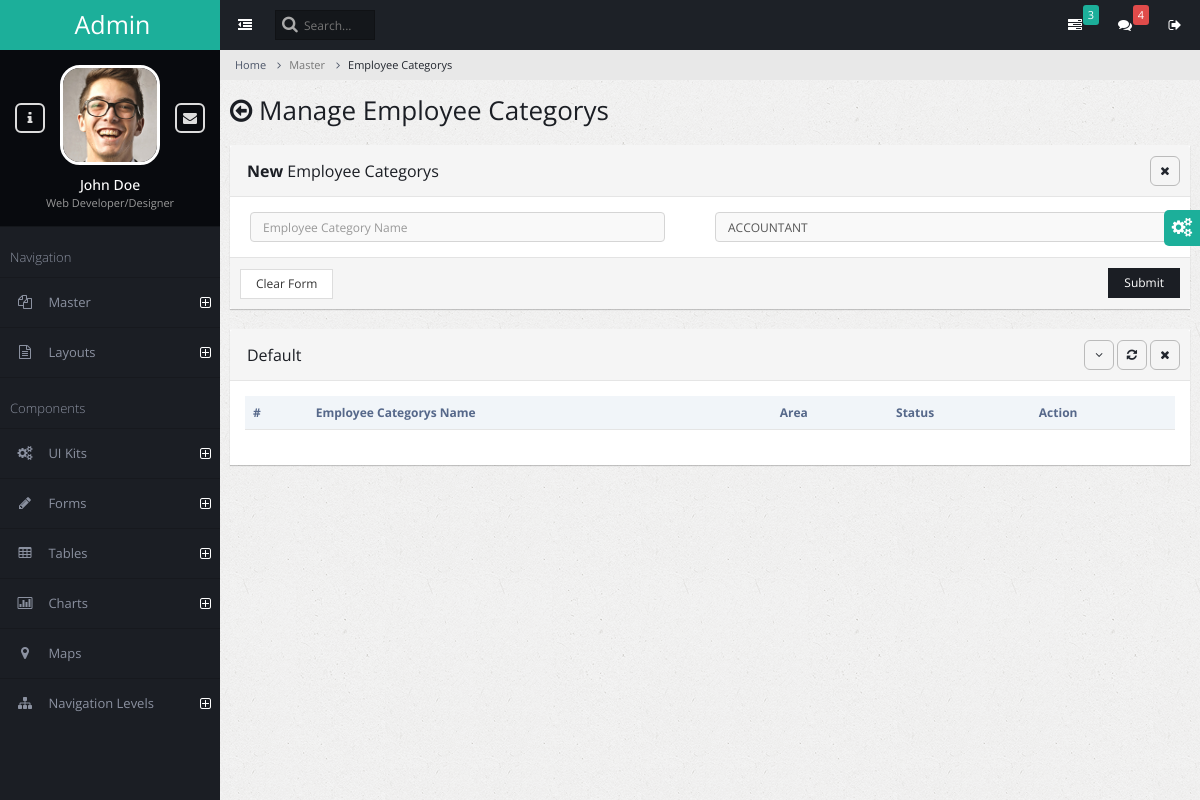
Page /employee-category/ on the earlier database version.
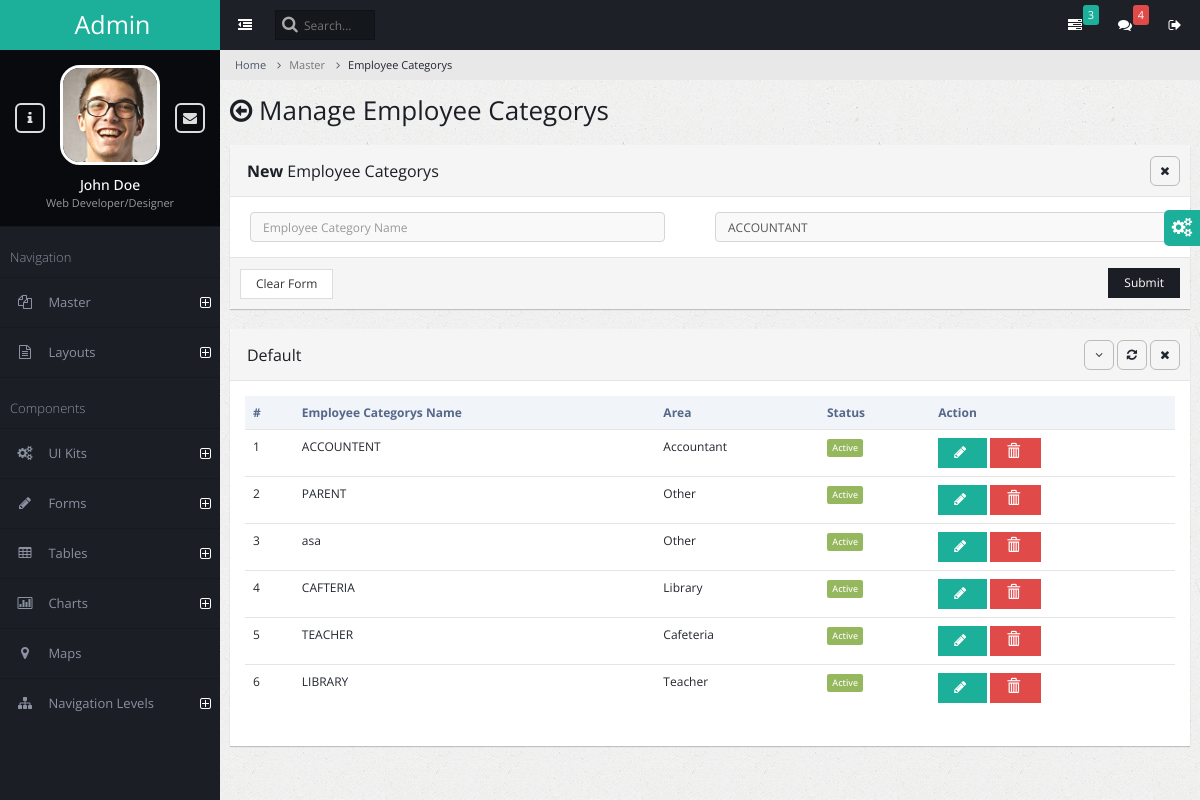
Same page on the later database version.
### admin_master/models.py (models this page shows)
class AcademicEmployeeCategory(models.Model):
    EMPLOYEE_CATEGORY_CHOICES = [
        (1, 'Accountant'),
        (2, 'Cafeteria'),
        (3, 'Teacher'),
        (4, 'Library'),
        (5, 'Other'),
    ]
    employee_category_name = models.CharField(max_length=255)
    employee_category_area = models.IntegerField(choices=EMPLOYEE_CATEGORY_CHOICES)
    is_active = models.BooleanField(default=True)

### admin_master/views.py (the view, shortened to what this page needs)
# urls.py: path('employee-category/', views.employee_category_manage,name="employee-category"),
def employee_category_manage(request):
    success_message=None
    error_message = None
    academic_employee_category = AcademicEmployeeCategory.objects.all()
    context = {
        'errormessage': error_message,
        'successmessage': success_message,
        'academic_employee_categorys': academic_employee_category,
        'settings': settings
    }
    return render(request, 'employee_category_manage.html', context)

### admin_master/templates/employee_category_manage.html (shortened to what this page needs)
{% extends 'admin_base.html' %}
{% block content %}
{% load static %}
<ul class="breadcrumb">
    <li><a href="#">Home</a></li>
    <li class="active">Master</li>
    <li class="active">Employee Categorys</li>
</ul>
<div class="page-title">
    <h2><span class="fa fa-arrow-circle-o-left"></span> Manage Employee Categorys</h2>
</div>
<div class="page-content-wrap">
    <div class="row">
        <div class="col-md-12">
            <form class="form-horizontal" method="post" enctype="multipart/form-data">
            <div class="panel panel-default">
                <div class="panel-heading">
                    <h3 class="panel-title"><strong>New </strong> Employee Categorys</h3>
                    <ul class="panel-controls">
                        <li><a href="#" class="panel-remove"><span class="fa fa-times"></span></a></li>
                    </ul>
                </div>
                <div class="panel-body">
                    <div class="row">
                        <div class="col-md-6">
                            <div class="form-group">
                                <div class="col-md-11 col-xs-12">
                                    <input type="text" name="category_name" required autofocus class="form-control" placeholder="Employee Category Name"/>
                                </div>
                            </div>
                        </div>
                        <div class="col-md-6">
                            <div class="form-group">
                                <div class="col-md-12 col-xs-12">
                                    <select class="form-control select" name="category_area">
                                        <option value="{{ settings.EMPLOYEE_CATEGORY_ACCOUNTANT }}">ACCOUNTANT</option>
                                    </select>
                                </div>
                            </div>
                        </div>
                    </div>
                </div>
                <div class="panel-footer">
                    <input type="reset" value="Clear Form" class="btn btn-default">
                    <button class="btn btn-primary pull-right">Submit</button>
                </div>
            </div>
            </form>
            <div class="panel panel-default">
                <div class="panel-heading">
                    <h3 class="panel-title">Default</h3>
                    <ul class="panel-controls">
                        <li><a href="#" class="panel-collapse"><span class="fa fa-angle-down"></span></a></li>
                        <li><a href="#" class="panel-refresh"><span class="fa fa-refresh"></span></a></li>
                        <li><a href="#" class="panel-remove"><span class="fa fa-times"></span></a></li>
                    </ul>
                </div>
                <div class="panel-body">
                    <table class="table datatable">
                        <thead>
                            <tr>
                                <th>#</th>
                                <th>Employee Categorys Name</th>
                                <th>Area</th>
                                <th>Status</th>
                                <th>Action</th>
                            </tr>
                        </thead>
                        <tbody>
                            {% for category in academic_employee_categorys %}
                                <tr>
                                    <td>{{ forloop.counter }}</td>
                                    <td>{{ category.employee_category_name }}</td>
                                    <td>{{ category.get_employee_category_area_display }}</td>
                                    <td>
                                        {% if category.is_active %}
                                            <span class="label label-success">Active</span>
                                        {% else %}
                                            <span class="label label-danger">Deactive</span>
                                        {% endif %}
                                    </td>
                                    <td>
                                        <button class="btn btn-info" data-toggle="modal" data-target="#modal-default">
                                            <span class="fa fa-pencil"></span>
                                        </button>
                                        <a onclick="return delete_row()">
                                            <button class="btn btn-danger">
                                                <span class="glyphicon glyphicon-trash"></span>
                                            </button>
                                        </a>
                                    </td>
                                </tr>
                            {% endfor %}
                        </tbody>
                    </table>
                </div>
            </div>
        </div>
    </div>
</div>
{% endblock %}

### admin_general/templates/admin_base.html (shortened to what this page needs)
{% load static %}
<!DOCTYPE html>
<html lang="en">
    <head>
        <link rel="stylesheet" type="text/css" id="theme" href="{% static 'css/theme-default.css' %}" />
    </head>
    <body>
        <div class="page-container">
            {% include "page_sidebar.html" %}
            <div class="page-content">
                <ul class="x-navigation x-navigation-horizontal x-navigation-panel">
                    <li class="xn-icon-button">
                        <a href="#" class="x-navigation-minimize"><span class="fa fa-dedent"></span></a>
                    </li>
                    <li class="xn-search">
                        <form role="form">
                            <input type="text" name="search" placeholder="Search..."/>
                        </form>
                    </li>
                    <li class="xn-icon-button pull-right">
                        <a href="#" class="mb-control" data-box="#mb-signout"><span class="fa fa-sign-out"></span></a>
                    </li>
                    <li class="xn-icon-button pull-right">
                        <a href="#"><span class="fa fa-comments"></span></a>
                        <div class="informer informer-danger">4</div>
                    </li>
                    <li class="xn-icon-button pull-right">
                        <a href="#"><span class="fa fa-tasks"></span></a>
                        <div class="informer informer-warning">3</div>
                    </li>
                </ul>
                {% block content %}{% endblock content %}
            </div>
        </div>
    </body>
</html>

### admin_general/templates/page_sidebar.html (shortened to what this page needs)
{% load static %}
<div class="page-sidebar">
    <ul class="x-navigation">
        <li class="xn-logo">
            <a href="index.html">Admin</a>
        </li>
        <li class="xn-profile">
            <div class="profile">
                <div class="profile-image">
                    <img src="{% static 'assets/images/users/avatar.jpg' %}" alt="John Doe" />
                </div>
                <div class="profile-data">
                    <div class="profile-data-name">John Doe</div>
                    <div class="profile-data-title">Web Developer/Designer</div>
                </div>
                <div class="profile-controls">
                    <a href="pages-profile.html" class="profile-control-left"><span class="fa fa-info"></span></a>
                    <a href="pages-messages.html" class="profile-control-right"><span class="fa fa-envelope"></span></a>
                </div>
            </div>
        </li>
        <li class="xn-title">Navigation</li>
        <li class="xn-openable">
            <a href="#"><span class="fa fa-files-o"></span> <span class="xn-text">Master</span></a>
        </li>
        <li class="xn-openable">
            <a href="#"><span class="fa fa-file-text-o"></span> <span class="xn-text">Layouts</span></a>
        </li>
        <li class="xn-title">Components</li>
        <li class="xn-openable">
            <a href="#"><span class="fa fa-cogs"></span> <span class="xn-text">UI Kits</span></a>
        </li>
        <li class="xn-openable">
            <a href="#"><span class="fa fa-pencil"></span> <span class="xn-text">Forms</span></a>
        </li>
        <li class="xn-openable">
            <a href="tables.html"><span class="fa fa-table"></span> <span class="xn-text">Tables</span></a>
        </li>
        <li class="xn-openable">
            <a href="#"><span class="fa fa-bar-chart-o"></span> <span class="xn-text">Charts</span></a>
        </li>
        <li>
            <a href="maps.html"><span class="fa fa-map-marker"></span> <span class="xn-text">Maps</span></a>
        </li>
        <li class="xn-openable">
            <a href="#"><span class="fa fa-sitemap"></span> <span class="xn-text">Navigation Levels</span></a>
        </li>
    </ul>
</div>

### admin_general/templates/script_footer.html (shortened to what this page needs)
    {% load static %}

### admin_general/templates/admin_base.html (style rules this page uses)
a { text-decoration: none; }

Differences in the rows shown:
added AcademicEmployeeCategory: employee_category_name "ACCOUNTENT", employee_category_area "Accountant", is_active "Active"
added AcademicEmployeeCategory: employee_category_name "PARENT", employee_category_area "Other", is_active "Active"
added AcademicEmployeeCategory: employee_category_name "asa", employee_category_area "Other", is_active "Active"
added AcademicEmployeeCategory: employee_category_name "CAFTERIA", employee_category_area "Library", is_active "Active"
added AcademicEmployeeCategory: employee_category_name "TEACHER", employee_category_area "Cafeteria", is_active "Active"
added AcademicEmployeeCategory: employee_category_name "LIBRARY", employee_category_area "Teacher", is_active "Active"
